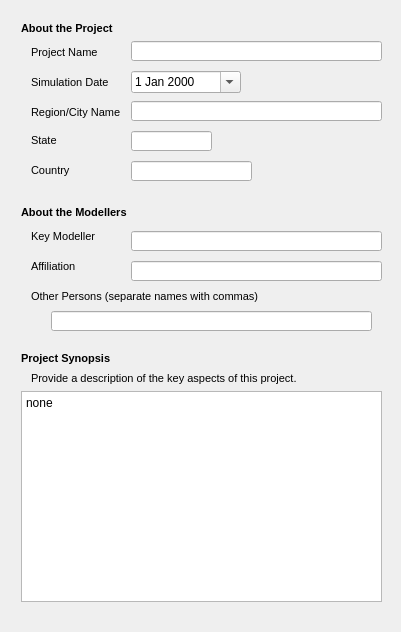
            <widget class="QWidget" name="scrollAreaWidgetContents_2">
             <property name="geometry">
              <rect>
               <x>0</x>
               <y>0</y>
               <width>401</width>
               <height>628</height>
              </rect>
             </property>
             <layout class="QVBoxLayout" name="verticalLayout_4">
              <item>
               <widget class="QWidget" name="general_widget" native="true">
                <property name="minimumSize">
                 <size>
                  <width>0</width>
                  <height>610</height>
                 </size>
                </property>
                <property name="maximumSize">
                 <size>
                  <width>16777215</width>
                  <height>16777215</height>
                 </size>
                </property>
                <widget class="QLabel" name="name_lbl">
                 <property name="geometry">
                  <rect>
                   <x>20</x>
                   <y>34</y>
                   <width>81</width>
                   <height>16</height>
                  </rect>
                 </property>
                 <property name="whatsThis">
                  <string>Width of the square cell in the city grid in metres</string>
                 </property>
                 <property name="text">
                  <string>&lt;!DOCTYPE HTML PUBLIC &quot;-//W3C//DTD HTML 4.0//EN&quot; &quot;http://www.w3.org/TR/REC-html40/strict.dtd&quot;&gt;
&lt;html&gt;&lt;head&gt;&lt;meta name=&quot;qrichtext&quot; content=&quot;1&quot; /&gt;&lt;style type=&quot;text/css&quot;&gt;
p, li { white-space: pre-wrap; }
&lt;/style&gt;&lt;/head&gt;&lt;body style=&quot; font-family:'MS Shell Dlg 2'; font-size:8.25pt; font-weight:400; font-style:normal;&quot;&gt;
&lt;p style=&quot; margin-top:0px; margin-bottom:0px; margin-left:0px; margin-right:0px; -qt-block-indent:0; text-indent:0px;&quot;&gt;&lt;span style=&quot; font-size:8pt;&quot;&gt;Project Name&lt;/span&gt;&lt;/p&gt;&lt;/body&gt;&lt;/html&gt;</string>
                 </property>
                </widget>
                <widget class="QLineEdit" name="name_box">
                 <property name="geometry">
                  <rect>
                   <x>120</x>
                   <y>30</y>
                   <width>251</width>
                   <height>20</height>
                  </rect>
                 </property>
                </widget>
                <widget class="QLabel" name="date_lbl">
                 <property name="geometry">
                  <rect>
                   <x>20</x>
                   <y>64</y>
                   <width>101</width>
                   <height>16</height>
                  </rect>
                 </property>
                 <property name="whatsThis">
                  <string>Width of the square cell in the city grid in metres</string>
                 </property>
                 <property name="text">
                  <string>&lt;!DOCTYPE HTML PUBLIC &quot;-//W3C//DTD HTML 4.0//EN&quot; &quot;http://www.w3.org/TR/REC-html40/strict.dtd&quot;&gt;
&lt;html&gt;&lt;head&gt;&lt;meta name=&quot;qrichtext&quot; content=&quot;1&quot; /&gt;&lt;style type=&quot;text/css&quot;&gt;
p, li { white-space: pre-wrap; }
&lt;/style&gt;&lt;/head&gt;&lt;body style=&quot; font-family:'MS Shell Dlg 2'; font-size:8.25pt; font-weight:400; font-style:normal;&quot;&gt;
&lt;p style=&quot; margin-top:0px; margin-bottom:0px; margin-left:0px; margin-right:0px; -qt-block-indent:0; text-indent:0px;&quot;&gt;&lt;span style=&quot; font-size:8pt;&quot;&gt;Simulation Date&lt;/span&gt;&lt;/p&gt;&lt;/body&gt;&lt;/html&gt;</string>
                 </property>
                </widget>
                <widget class="QDateEdit" name="date_spin">
                 <property name="geometry">
                  <rect>
                   <x>120</x>
                   <y>60</y>
                   <width>110</width>
                   <height>22</height>
                  </rect>
                 </property>
                 <property name="calendarPopup">
                  <bool>true</bool>
                 </property>
                </widget>
                <widget class="QLabel" name="modellername_lbl">
                 <property name="geometry">
                  <rect>
                   <x>20</x>
                   <y>218</y>
                   <width>101</width>
                   <height>16</height>
                  </rect>
                 </property>
                 <property name="whatsThis">
                  <string>Width of the square cell in the city grid in metres</string>
                 </property>
                 <property name="text">
                  <string>&lt;!DOCTYPE HTML PUBLIC &quot;-//W3C//DTD HTML 4.0//EN&quot; &quot;http://www.w3.org/TR/REC-html40/strict.dtd&quot;&gt;
&lt;html&gt;&lt;head&gt;&lt;meta name=&quot;qrichtext&quot; content=&quot;1&quot; /&gt;&lt;style type=&quot;text/css&quot;&gt;
p, li { white-space: pre-wrap; }
&lt;/style&gt;&lt;/head&gt;&lt;body style=&quot; font-family:'MS Shell Dlg 2'; font-size:8.25pt; font-weight:400; font-style:normal;&quot;&gt;
&lt;p style=&quot; margin-top:0px; margin-bottom:0px; margin-left:0px; margin-right:0px; -qt-block-indent:0; text-indent:0px;&quot;&gt;&lt;span style=&quot; font-size:8pt;&quot;&gt;Key Modeller&lt;/span&gt;&lt;/p&gt;&lt;/body&gt;&lt;/html&gt;</string>
                 </property>
                </widget>
                <widget class="QLineEdit" name="city_box">
                 <property name="geometry">
                  <rect>
                   <x>120</x>
                   <y>90</y>
                   <width>251</width>
                   <height>20</height>
                  </rect>
                 </property>
                </widget>
                <widget class="QLabel" name="affiliation_lbl">
                 <property name="geometry">
                  <rect>
                   <x>20</x>
                   <y>248</y>
                   <width>101</width>
                   <height>16</height>
                  </rect>
                 </property>
                 <property name="whatsThis">
                  <string>Width of the square cell in the city grid in metres</string>
                 </property>
                 <property name="text">
                  <string>&lt;!DOCTYPE HTML PUBLIC &quot;-//W3C//DTD HTML 4.0//EN&quot; &quot;http://www.w3.org/TR/REC-html40/strict.dtd&quot;&gt;
&lt;html&gt;&lt;head&gt;&lt;meta name=&quot;qrichtext&quot; content=&quot;1&quot; /&gt;&lt;style type=&quot;text/css&quot;&gt;
p, li { white-space: pre-wrap; }
&lt;/style&gt;&lt;/head&gt;&lt;body style=&quot; font-family:'MS Shell Dlg 2'; font-size:8.25pt; font-weight:400; font-style:normal;&quot;&gt;
&lt;p style=&quot; margin-top:0px; margin-bottom:0px; margin-left:0px; margin-right:0px; -qt-block-indent:0; text-indent:0px;&quot;&gt;&lt;span style=&quot; font-size:8pt;&quot;&gt;Affiliation&lt;/span&gt;&lt;/p&gt;&lt;/body&gt;&lt;/html&gt;</string>
                 </property>
                </widget>
                <widget class="QLineEdit" name="state_box">
                 <property name="geometry">
                  <rect>
                   <x>120</x>
                   <y>120</y>
                   <width>81</width>
                   <height>20</height>
                  </rect>
                 </property>
                </widget>
                <widget class="QLabel" name="othermodellers_lbl">
                 <property name="geometry">
                  <rect>
                   <x>20</x>
                   <y>278</y>
                   <width>271</width>
                   <height>16</height>
                  </rect>
                 </property>
                 <property name="whatsThis">
                  <string>Width of the square cell in the city grid in metres</string>
                 </property>
                 <property name="text">
                  <string>&lt;!DOCTYPE HTML PUBLIC &quot;-//W3C//DTD HTML 4.0//EN&quot; &quot;http://www.w3.org/TR/REC-html40/strict.dtd&quot;&gt;
&lt;html&gt;&lt;head&gt;&lt;meta name=&quot;qrichtext&quot; content=&quot;1&quot; /&gt;&lt;style type=&quot;text/css&quot;&gt;
p, li { white-space: pre-wrap; }
&lt;/style&gt;&lt;/head&gt;&lt;body style=&quot; font-family:'MS Shell Dlg 2'; font-size:8.25pt; font-weight:400; font-style:normal;&quot;&gt;
&lt;p style=&quot; margin-top:0px; margin-bottom:0px; margin-left:0px; margin-right:0px; -qt-block-indent:0; text-indent:0px;&quot;&gt;&lt;span style=&quot; font-size:8pt;&quot;&gt;Other Persons (separate names with commas)&lt;/span&gt;&lt;/p&gt;&lt;/body&gt;&lt;/html&gt;</string>
                 </property>
                </widget>
                <widget class="QLineEdit" name="country_box">
                 <property name="geometry">
                  <rect>
                   <x>120</x>
                   <y>150</y>
                   <width>121</width>
                   <height>20</height>
                  </rect>
                 </property>
                </widget>
                <widget class="QLabel" name="aboutproject_lbl_3">
                 <property name="geometry">
                  <rect>
                   <x>10</x>
                   <y>10</y>
                   <width>191</width>
                   <height>16</height>
                  </rect>
                 </property>
                 <property name="whatsThis">
                  <string>Width of the square cell in the city grid in metres</string>
                 </property>
                 <property name="text">
                  <string>&lt;!DOCTYPE HTML PUBLIC &quot;-//W3C//DTD HTML 4.0//EN&quot; &quot;http://www.w3.org/TR/REC-html40/strict.dtd&quot;&gt;
&lt;html&gt;&lt;head&gt;&lt;meta name=&quot;qrichtext&quot; content=&quot;1&quot; /&gt;&lt;style type=&quot;text/css&quot;&gt;
p, li { white-space: pre-wrap; }
&lt;/style&gt;&lt;/head&gt;&lt;body style=&quot; font-family:'MS Shell Dlg 2'; font-size:8.25pt; font-weight:400; font-style:normal;&quot;&gt;
&lt;p style=&quot; margin-top:0px; margin-bottom:0px; margin-left:0px; margin-right:0px; -qt-block-indent:0; text-indent:0px;&quot;&gt;&lt;span style=&quot; font-size:8pt; font-weight:600;&quot;&gt;About the Project&lt;/span&gt;&lt;/p&gt;&lt;/body&gt;&lt;/html&gt;</string>
                 </property>
                </widget>
                <widget class="QLabel" name="aboutmodeller_lbl">
                 <property name="geometry">
                  <rect>
                   <x>10</x>
                   <y>194</y>
                   <width>131</width>
                   <height>16</height>
                  </rect>
                 </property>
                 <property name="whatsThis">
                  <string>Width of the square cell in the city grid in metres</string>
                 </property>
                 <property name="text">
                  <string>&lt;!DOCTYPE HTML PUBLIC &quot;-//W3C//DTD HTML 4.0//EN&quot; &quot;http://www.w3.org/TR/REC-html40/strict.dtd&quot;&gt;
&lt;html&gt;&lt;head&gt;&lt;meta name=&quot;qrichtext&quot; content=&quot;1&quot; /&gt;&lt;style type=&quot;text/css&quot;&gt;
p, li { white-space: pre-wrap; }
&lt;/style&gt;&lt;/head&gt;&lt;body style=&quot; font-family:'MS Shell Dlg 2'; font-size:8.25pt; font-weight:400; font-style:normal;&quot;&gt;
&lt;p style=&quot; margin-top:0px; margin-bottom:0px; margin-left:0px; margin-right:0px; -qt-block-indent:0; text-indent:0px;&quot;&gt;&lt;span style=&quot; font-size:8pt; font-weight:600;&quot;&gt;About the Modellers&lt;/span&gt;&lt;/p&gt;&lt;/body&gt;&lt;/html&gt;</string>
                 </property>
                </widget>
                <widget class="QLabel" name="city_lbl">
                 <property name="geometry">
                  <rect>
                   <x>20</x>
                   <y>94</y>
                   <width>101</width>
                   <height>16</height>
                  </rect>
                 </property>
                 <property name="whatsThis">
                  <string>Width of the square cell in the city grid in metres</string>
                 </property>
                 <property name="text">
                  <string>&lt;!DOCTYPE HTML PUBLIC &quot;-//W3C//DTD HTML 4.0//EN&quot; &quot;http://www.w3.org/TR/REC-html40/strict.dtd&quot;&gt;
&lt;html&gt;&lt;head&gt;&lt;meta name=&quot;qrichtext&quot; content=&quot;1&quot; /&gt;&lt;style type=&quot;text/css&quot;&gt;
p, li { white-space: pre-wrap; }
&lt;/style&gt;&lt;/head&gt;&lt;body style=&quot; font-family:'MS Shell Dlg 2'; font-size:8.25pt; font-weight:400; font-style:normal;&quot;&gt;
&lt;p style=&quot; margin-top:0px; margin-bottom:0px; margin-left:0px; margin-right:0px; -qt-block-indent:0; text-indent:0px;&quot;&gt;&lt;span style=&quot; font-size:8pt;&quot;&gt;Region/City Name&lt;/span&gt;&lt;/p&gt;&lt;/body&gt;&lt;/html&gt;</string>
                 </property>
                </widget>
                <widget class="QLabel" name="synopsis_lbl">
                 <property name="geometry">
                  <rect>
                   <x>10</x>
                   <y>340</y>
                   <width>131</width>
                   <height>16</height>
                  </rect>
                 </property>
                 <property name="whatsThis">
                  <string>Width of the square cell in the city grid in metres</string>
                 </property>
                 <property name="text">
                  <string>&lt;!DOCTYPE HTML PUBLIC &quot;-//W3C//DTD HTML 4.0//EN&quot; &quot;http://www.w3.org/TR/REC-html40/strict.dtd&quot;&gt;
&lt;html&gt;&lt;head&gt;&lt;meta name=&quot;qrichtext&quot; content=&quot;1&quot; /&gt;&lt;style type=&quot;text/css&quot;&gt;
p, li { white-space: pre-wrap; }
&lt;/style&gt;&lt;/head&gt;&lt;body style=&quot; font-family:'MS Shell Dlg 2'; font-size:8.25pt; font-weight:400; font-style:normal;&quot;&gt;
&lt;p style=&quot; margin-top:0px; margin-bottom:0px; margin-left:0px; margin-right:0px; -qt-block-indent:0; text-indent:0px;&quot;&gt;&lt;span style=&quot; font-size:8pt; font-weight:600;&quot;&gt;Project Synopsis&lt;/span&gt;&lt;/p&gt;&lt;/body&gt;&lt;/html&gt;</string>
                 </property>
                </widget>
                <widget class="QLineEdit" name="modellername_box">
                 <property name="geometry">
                  <rect>
                   <x>120</x>
                   <y>220</y>
                   <width>251</width>
                   <height>20</height>
                  </rect>
                 </property>
                </widget>
                <widget class="QLineEdit" name="affiliation_box">
                 <property name="geometry">
                  <rect>
                   <x>120</x>
                   <y>250</y>
                   <width>251</width>
                   <height>20</height>
                  </rect>
                 </property>
                </widget>
                <widget class="QLabel" name="state_lbl">
                 <property name="geometry">
                  <rect>
                   <x>20</x>
                   <y>120</y>
                   <width>101</width>
                   <height>20</height>
                  </rect>
                 </property>
                 <property name="whatsThis">
                  <string>Width of the square cell in the city grid in metres</string>
                 </property>
                 <property name="text">
                  <string>&lt;!DOCTYPE HTML PUBLIC &quot;-//W3C//DTD HTML 4.0//EN&quot; &quot;http://www.w3.org/TR/REC-html40/strict.dtd&quot;&gt;
&lt;html&gt;&lt;head&gt;&lt;meta name=&quot;qrichtext&quot; content=&quot;1&quot; /&gt;&lt;style type=&quot;text/css&quot;&gt;
p, li { white-space: pre-wrap; }
&lt;/style&gt;&lt;/head&gt;&lt;body style=&quot; font-family:'MS Shell Dlg 2'; font-size:8.25pt; font-weight:400; font-style:normal;&quot;&gt;
&lt;p style=&quot; margin-top:0px; margin-bottom:0px; margin-left:0px; margin-right:0px; -qt-block-indent:0; text-indent:0px;&quot;&gt;&lt;span style=&quot; font-size:8pt;&quot;&gt;State&lt;/span&gt;&lt;/p&gt;&lt;/body&gt;&lt;/html&gt;</string>
                 </property>
                </widget>
                <widget class="QLineEdit" name="othermodellers_box">
                 <property name="geometry">
                  <rect>
                   <x>40</x>
                   <y>300</y>
                   <width>321</width>
                   <height>20</height>
                  </rect>
                 </property>
                </widget>
                <widget class="QLabel" name="country_lbl">
                 <property name="geometry">
                  <rect>
                   <x>20</x>
                   <y>150</y>
                   <width>101</width>
                   <height>20</height>
                  </rect>
                 </property>
                 <property name="whatsThis">
                  <string>Width of the square cell in the city grid in metres</string>
                 </property>
                 <property name="text">
                  <string>&lt;!DOCTYPE HTML PUBLIC &quot;-//W3C//DTD HTML 4.0//EN&quot; &quot;http://www.w3.org/TR/REC-html40/strict.dtd&quot;&gt;
&lt;html&gt;&lt;head&gt;&lt;meta name=&quot;qrichtext&quot; content=&quot;1&quot; /&gt;&lt;style type=&quot;text/css&quot;&gt;
p, li { white-space: pre-wrap; }
&lt;/style&gt;&lt;/head&gt;&lt;body style=&quot; font-family:'MS Shell Dlg 2'; font-size:8.25pt; font-weight:400; font-style:normal;&quot;&gt;
&lt;p style=&quot; margin-top:0px; margin-bottom:0px; margin-left:0px; margin-right:0px; -qt-block-indent:0; text-indent:0px;&quot;&gt;&lt;span style=&quot; font-size:8pt;&quot;&gt;Country&lt;/span&gt;&lt;/p&gt;&lt;/body&gt;&lt;/html&gt;</string>
                 </property>
                </widget>
                <widget class="QPlainTextEdit" name="synopsis_box">
                 <property name="geometry">
                  <rect>
                   <x>10</x>
                   <y>380</y>
                   <width>361</width>
                   <height>211</height>
                  </rect>
                 </property>
                 <property name="plainText">
                  <string>none</string>
                 </property>
                </widget>
                <widget class="QLabel" name="synopsis_descr_lbl">
                 <property name="geometry">
                  <rect>
                   <x>20</x>
                   <y>360</y>
                   <width>291</width>
                   <height>16</height>
                  </rect>
                 </property>
                 <property name="whatsThis">
                  <string>Width of the square cell in the city grid in metres</string>
                 </property>
                 <property name="text">
                  <string>&lt;!DOCTYPE HTML PUBLIC &quot;-//W3C//DTD HTML 4.0//EN&quot; &quot;http://www.w3.org/TR/REC-html40/strict.dtd&quot;&gt;
&lt;html&gt;&lt;head&gt;&lt;meta name=&quot;qrichtext&quot; content=&quot;1&quot; /&gt;&lt;style type=&quot;text/css&quot;&gt;
p, li { white-space: pre-wrap; }
&lt;/style&gt;&lt;/head&gt;&lt;body style=&quot; font-family:'MS Shell Dlg 2'; font-size:8.25pt; font-weight:400; font-style:normal;&quot;&gt;
&lt;p style=&quot; margin-top:0px; margin-bottom:0px; margin-left:0px; margin-right:0px; -qt-block-indent:0; text-indent:0px;&quot;&gt;&lt;span style=&quot; font-size:8pt;&quot;&gt;Provide a description of the key aspects of this project.&lt;/span&gt;&lt;/p&gt;&lt;/body&gt;&lt;/html&gt;</string>
                 </property>
                </widget>
               </widget>
              </item>
             </layout>
            </widget>
